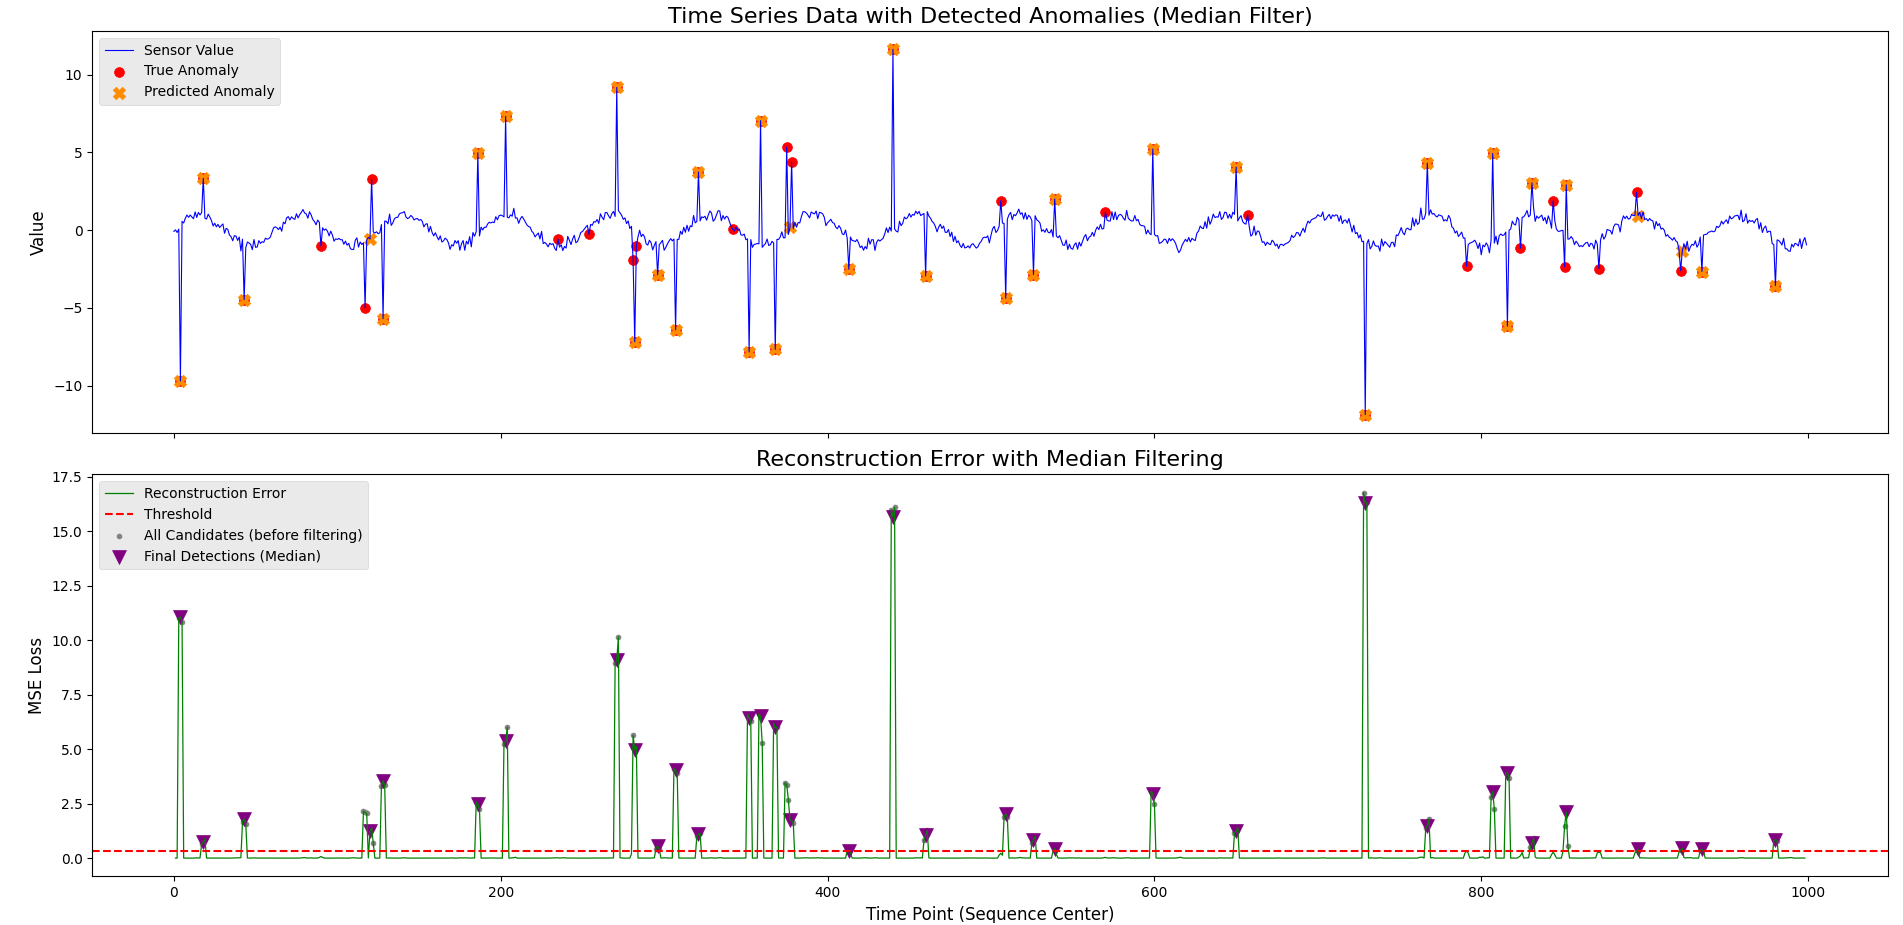

The Python source for this figure:
import torch
from torch import nn
import numpy as np
import pandas as pd
import matplotlib.pyplot as plt
from sklearn.preprocessing import MinMaxScaler
from dataclasses import dataclass
from typing import Tuple, List
from run_anomaly_detection_training import LstmAutoencoder, Lambda, Reshape 


# 設定
@dataclass
class EvaluationConfig:
    """評価に関する設定を管理するデータクラス"""
    sequence_size: int = 3
    embedding_dim: int = 128
    threshold_percentile: float = 90.0
    model_path: str = 'lstm_autoencoder.pth'
    x_test_path: str = 'X_test.pt'
    scaler_path: str = 'scaler.npy'
    original_data_path: str = 'original_data.npy'


# データ処理・モデル読み込み
def load_artifacts(config: EvaluationConfig) -> Tuple[LstmAutoencoder, torch.Tensor, pd.DataFrame]:
    """
    学習済みのモデルと評価に必要なデータをファイルから読み込む
    Args:
        config (EvaluationConfig): ファイルパスなどの設定
    Returns:
        Tuple[LstmAutoencoder, torch.Tensor, pd.DataFrame]: 
            - model: 学習済みモデル
            - x_test: 評価データ(X_test)
            - df: 元のデータフレーム
    """
    print("--- 学習済みモデルとデータを読み込んでいます... ---")
    # 学習時と同じようにLstmAutoencoderクラスのインスタンスを生成
    model = LstmAutoencoder(
        seq_len=config.sequence_size,
        n_features=1, # 特徴量は1つ
        embedding_dim=config.embedding_dim
    )
    model.load_state_dict(torch.load(config.model_path))
    model.eval() # 評価モードへ

    x_test = torch.load(config.x_test_path) # すでに作成されたデータであるX_test.ptを読み込む
    df_np = np.load(config.original_data_path, allow_pickle=True) # すでに作成されたデータであるoriginal_data.npyを読み込む
    df = pd.DataFrame(df_np, columns=['value', 'is_anomaly']) # 読み込んだNumPy配列をPandasのデータフレームに変換し、列名を設定
    
    print("読み込みが完了しました。\n")
    return model, x_test, df


# 異常検知ロジック
def calculate_reconstruction_errors(model: LstmAutoencoder, x_test: torch.Tensor) -> List[float]:
    """
    テストデータセットの各シーケンスに対して再構成誤差（MSE）を計算する
    異常なデータが含まれていた場合、うまく復元できないことから、再構成誤差が大きくなると予想される
    Args:
        model (LstmAutoencoder): 学習済みモデル
        x_test (torch.Tensor): 評価データ
    Returns:
        List[float]: 各シーケンスの再構成誤差のリスト
    """
    print("--- 全テストデータに対して再構成誤差を計算しています... ---")
    reconstruction_errors = []
    loss_fn = nn.MSELoss() # 平均二乗誤差
    with torch.no_grad(): # 評価モードで勾配計算を無効化
        for seq in x_test:
            # .unsqueeze(0): 0番目の位置にサイズ1の次元を追加
            seq = seq.unsqueeze(0) # (シーケンス長, 特徴量数)の次元を、(バッチサイズ, シーケンス長, 特徴量数)にする(PyTorchで処理するため)
            reconstructed = model(seq) # 順伝播
            loss = loss_fn(reconstructed, seq) # 再構成誤差の計算
            reconstruction_errors.append(loss.item()) # 再構成誤差をリストに格納
    print("計算が完了しました。\n")
    return reconstruction_errors

def detect_anomalies(errors: List[float], config: EvaluationConfig) -> Tuple[List[int], List[int], float]:
    """
    再構成誤差から異常点を検出する
    中心点評価と中央点フィルタリングの2段階の処理を行う
    Args:
        errors (List[float]): 再構成誤差のリスト
        config (EvaluationConfig): しきい値のパーセンタイルやシーケンスサイズなどの設定
    Returns:
        Tuple[List[int], List[int], float]:
            - final_indices: 最終的に異常と判断された点のインデックスリスト
            - candidate_indices: フィルタリング前の異常候補点のインデックスリスト
            - threshold: 異常判定に用いたしきい値
    """
    print("--- 異常候補の中心点評価と、中央点フィルタリングを行っています... ---")
    
    # 誤差分布の上位パーセンタイルをしきい値として設定
    threshold = np.percentile(errors, config.threshold_percentile)
    print(f"決定したしきい値 (上位{100-config.threshold_percentile}%): {threshold:.6f}")

    # --- 処理1: 中心点評価 ---
    # スライディングウィンドウの中心をそのウィンドウの代表点とするため、インデックスをずらす
    offset = config.sequence_size // 2
    # しきい値を超えたシーケンスを異常「候補」とし、その中心点のインデックスを保存する
    candidate_indices = np.where(np.array(errors) > threshold)[0] + offset
    print(f"中心点評価により、{len(candidate_indices)}件の異常候補を検出しました。")

    # --- 処理2: 中央点フィルタリング ---
    # 連続して異常と判定された候補点を1つのグループとみなし、その中央点のみを最終的な異常点とする
    # これにより、1つの異常イベントに対して複数の点が検出されるのを防ぐ
    final_anomalies_indices = []
    if len(candidate_indices) > 0:
        current_group = [candidate_indices[0]]
        for i in range(1, len(candidate_indices)):
            # 候補点同士のインデックスが近いなら、同じ異常イベントグループとみなす
            if candidate_indices[i] - candidate_indices[i-1] <= 2:
                current_group.append(candidate_indices[i])
            else:
                # 候補点のインデックスが離れていたら、前のグループは終了
                # これまでのグループの中央値（median）にあたる点を、そのグループの代表として採用
                median_index = current_group[len(current_group) // 2]
                final_anomalies_indices.append(median_index)
                # 新しいグループを開始する
                current_group = [candidate_indices[i]]
        
        # ループ終了後、最後のグループの中央点も追加
        median_index = current_group[len(current_group) // 2]
        final_anomalies_indices.append(median_index)

    print(f"中央点フィルタリングにより、異常点を{len(final_anomalies_indices)}件に絞り込みました。\n")
    return final_anomalies_indices, candidate_indices.tolist(), threshold


# 可視化
def visualize_results(
    df: pd.DataFrame, 
    errors: List[float], 
    final_indices: List[int], 
    candidate_indices: List[int], 
    threshold: float, 
    config: EvaluationConfig
) -> None:
    """
    異常検知の結果をグラフに描画する
    Args:
        df (pd.DataFrame): 元のデータフレーム
        errors (List[float]): 再構成誤差のリスト
        final_indices (List[int]): 最終的な異常点のインデックス
        candidate_indices (List[int]): フィルタリング前の候補点のインデックス
        threshold (float): 異常判定のしきい値
        config (EvaluationConfig): シーケンスサイズなどの設定
    Returns:
        None
    """
    print("--- 結果を可視化しています... ---")
    fig, (ax1, ax2) = plt.subplots(2, 1, figsize=(16, 10), sharex=True)
    plt.style.use('ggplot')

    # --- グラフ1: 時系列データと検出された異常点 ---
    ax1.plot(df.index, df['value'], label='Sensor Value', color='blue', linewidth=0.8)
    # 正解の異常点をプロット
    true_anomalies = df[df['is_anomaly'] == 1]
    ax1.scatter(true_anomalies.index, true_anomalies['value'], color='red', marker='o', s=50, label='True Anomaly')
    # 最終的に検出された異常点をプロット
    detected_points = df.iloc[final_indices]
    ax1.scatter(detected_points.index, detected_points['value'], color='darkorange', marker='X', s=80, label='Predicted Anomaly')
    ax1.set_title('Time Series Data with Detected Anomalies (Median Filter)', fontsize=16)
    ax1.set_ylabel('Value', fontsize=12)
    ax1.legend(loc='upper left')

    # --- グラフ2: 再構成誤差と異常候補点 ---
    offset = config.sequence_size // 2
    error_indices = np.arange(len(errors)) + offset
    ax2.plot(error_indices, errors, label='Reconstruction Error', color='green', linewidth=0.9)
    ax2.axhline(y=threshold, color='red', linestyle='--', label='Threshold')
    # フィルタリング前の全候補点を参考としてプロット
    ax2.scatter(candidate_indices, np.array(errors)[np.array(candidate_indices) - offset], 
                marker='.', color='gray', s=50, label='All Candidates (before filtering)')
    # 最終的に採用された中央点を強調してプロット
    final_error_indices = np.array(final_indices) - offset
    ax2.scatter(final_indices, np.array(errors)[final_error_indices], 
                marker='v', color='purple', s=100, label='Final Detections (Median)')
    ax2.set_title('Reconstruction Error with Median Filtering', fontsize=16)
    ax2.set_xlabel('Time Point (Sequence Center)', fontsize=12)
    ax2.set_ylabel('MSE Loss', fontsize=12)
    ax2.legend(loc='upper left')

    plt.tight_layout()
    plt.show()


def main() -> None:
    """
    Autoencoderによる時系列データの異常検知システムのメイン処理
    Args:
        None
    Returns:
        None
    """
    print("--- 異常検知モデルの評価パイプラインを開始 ---")
    
    # 1. 設定の初期化
    config = EvaluationConfig()
    
    # 2. 学習済みモデルとデータの読み込み
    model, x_test, df = load_artifacts(config)
    
    # 3. 再構成誤差の計算
    reconstruction_errors = calculate_reconstruction_errors(model, x_test)
    
    # 4. 誤差に基づいた異常検知
    final_indices, candidate_indices, threshold = detect_anomalies(reconstruction_errors, config)

    # 5. 結果の可視化
    visualize_results(df, reconstruction_errors, final_indices, candidate_indices, threshold, config)
    
    print("\n--- パイプラインが正常に完了しました ---")

if __name__ == '__main__':
    main()
